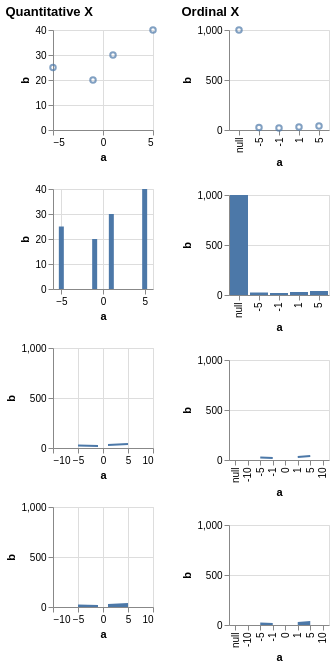

Describe this chart as a Vega-Lite specification.
### Vega specification from a JSON file in a GitHub repository (floating-point values rounded to 4 significant figures)
{"$schema": "https://vega.github.io/schema/vega/v5.json", "description": "Testing invalid", "background": "white", "padding": 5, "data": [{"name": "source_0", "values": [{"a": null, "b": 1000}, {"a": -10, "b": null}, {"a": -5, "b": 25}, {"a": -1, "b": 20}, {"a": 0, "b": null}, {"a": 1, "b": 30}, {"a": 5, "b": 40}, {"a": 10, "b": null}]}, {"name": "data_0", "source": "source_0", "transform": [{"type": "formula", "expr": "toNumber(datum[\"a\"])", "as": "a"}]}, {"name": "data_2", "source": "data_0", "transform": [{"type": "filter", "expr": "isValid(datum[\"a\"]) && isFinite(+datum[\"a\"]) && isValid(datum[\"b\"]) && isFinite(+datum[\"b\"])"}]}, {"name": "data_3", "source": "data_0", "transform": [{"type": "stack", "groupby": ["a"], "field": "b", "sort": {"field": [], "order": []}, "as": ["b_start", "b_end"], "offset": "zero"}, {"type": "filter", "expr": "isValid(datum[\"a\"]) && isFinite(+datum[\"a\"]) && isValid(datum[\"b\"]) && isFinite(+datum[\"b\"])"}]}, {"name": "data_4", "source": "data_0", "transform": [{"type": "impute", "field": "b", "groupby": [], "key": "a", "method": "value", "value": 0}, {"type": "stack", "groupby": ["a"], "field": "b", "sort": {"field": [], "order": []}, "as": ["b_start", "b_end"], "offset": "zero"}]}, {"name": "data_5", "source": "data_0", "transform": [{"type": "filter", "expr": "isValid(datum[\"b\"]) && isFinite(+datum[\"b\"])"}]}, {"name": "data_6", "source": "data_0", "transform": [{"type": "stack", "groupby": ["a"], "field": "b", "sort": {"field": [], "order": []}, "as": ["b_start", "b_end"], "offset": "zero"}, {"type": "filter", "expr": "isValid(datum[\"b\"]) && isFinite(+datum[\"b\"])"}]}, {"name": "data_7", "source": "data_0", "transform": [{"type": "impute", "field": "b", "groupby": [], "key": "a", "method": "value", "value": 0}, {"type": "stack", "groupby": ["a"], "field": "b", "sort": {"field": [], "order": []}, "as": ["b_start", "b_end"], "offset": "zero"}]}], "signals": [{"name": "childWidth", "value": 100}, {"name": "concat_0_childHeight", "value": 100}, {"name": "concat_1_childHeight", "value": 100}], "layout": {"padding": 20, "bounds": "full", "align": "each"}, "marks": [{"type": "group", "name": "concat_0_group", "title": {"text": "Quantitative X", "anchor": "start"}, "layout": {"padding": 20, "columns": 1, "bounds": "full", "align": "each"}, "marks": [{"type": "group", "name": "concat_0_concat_0_group", "style": "cell", "encode": {"update": {"width": {"signal": "childWidth"}, "height": {"signal": "concat_0_childHeight"}}}, "marks": [{"name": "concat_0_concat_0_marks", "type": "symbol", "style": ["point"], "from": {"data": "data_2"}, "encode": {"update": {"opacity": {"value": 0.7}, "fill": {"value": "transparent"}, "stroke": {"value": "#4c78a8"}, "ariaRoleDescription": {"value": "point"}, "description": {"signal": "\"a: \" + (format(datum[\"a\"], \"\")) + \"; b: \" + (format(datum[\"b\"], \"\"))"}, "x": {"scale": "concat_0_concat_0_x", "field": "a"}, "y": {"scale": "concat_0_concat_0_y", "field": "b"}}}}], "axes": [{"scale": "concat_0_concat_0_x", "orient": "bottom", "gridScale": "concat_0_concat_0_y", "grid": true, "tickCount": {"signal": "ceil(childWidth/40)"}, "domain": false, "labels": false, "aria": false, "maxExtent": 0, "minExtent": 0, "ticks": false, "zindex": 0}, {"scale": "concat_0_concat_0_y", "orient": "left", "gridScale": "concat_0_concat_0_x", "grid": true, "tickCount": {"signal": "ceil(concat_0_childHeight/40)"}, "domain": false, "labels": false, "aria": false, "maxExtent": 0, "minExtent": 0, "ticks": false, "zindex": 0}, {"scale": "concat_0_concat_0_x", "orient": "bottom", "grid": false, "title": "a", "labelFlush": true, "labelOverlap": true, "tickCount": {"signal": "ceil(childWidth/40)"}, "zindex": 0}, {"scale": "concat_0_concat_0_y", "orient": "left", "grid": false, "title": "b", "labelOverlap": true, "tickCount": {"signal": "ceil(concat_0_childHeight/40)"}, "zindex": 0}]}, {"type": "group", "name": "concat_0_concat_1_group", "style": "cell", "encode": {"update": {"width": {"signal": "childWidth"}, "height": {"signal": "concat_0_childHeight"}}}, "marks": [{"name": "concat_0_concat_1_marks", "type": "rect", "style": ["bar"], "from": {"data": "data_3"}, "encode": {"update": {"fill": {"value": "#4c78a8"}, "ariaRoleDescription": {"value": "bar"}, "description": {"signal": "\"a: \" + (format(datum[\"a\"], \"\")) + \"; b: \" + (format(datum[\"b\"], \"\"))"}, "xc": {"scale": "concat_0_concat_1_x", "field": "a"}, "width": {"value": 5}, "y": {"scale": "concat_0_concat_1_y", "field": "b_end"}, "y2": {"scale": "concat_0_concat_1_y", "field": "b_start"}}}}], "axes": [{"scale": "concat_0_concat_1_x", "orient": "bottom", "gridScale": "concat_0_concat_1_y", "grid": true, "tickCount": {"signal": "ceil(childWidth/40)"}, "domain": false, "labels": false, "aria": false, "maxExtent": 0, "minExtent": 0, "ticks": false, "zindex": 0}, {"scale": "concat_0_concat_1_y", "orient": "left", "gridScale": "concat_0_concat_1_x", "grid": true, "tickCount": {"signal": "ceil(concat_0_childHeight/40)"}, "domain": false, "labels": false, "aria": false, "maxExtent": 0, "minExtent": 0, "ticks": false, "zindex": 0}, {"scale": "concat_0_concat_1_x", "orient": "bottom", "grid": false, "title": "a", "labelFlush": true, "labelOverlap": true, "tickCount": {"signal": "ceil(childWidth/40)"}, "zindex": 0}, {"scale": "concat_0_concat_1_y", "orient": "left", "grid": false, "title": "b", "labelOverlap": true, "tickCount": {"signal": "ceil(concat_0_childHeight/40)"}, "zindex": 0}]}, {"type": "group", "name": "concat_0_concat_2_group", "style": "cell", "encode": {"update": {"width": {"signal": "childWidth"}, "height": {"signal": "concat_0_childHeight"}}}, "marks": [{"name": "concat_0_concat_2_marks", "type": "line", "style": ["line"], "sort": {"field": "datum[\"a\"]"}, "from": {"data": "data_0"}, "encode": {"update": {"stroke": {"value": "#4c78a8"}, "description": {"signal": "\"a: \" + (format(datum[\"a\"], \"\")) + \"; b: \" + (format(datum[\"b\"], \"\"))"}, "x": {"scale": "concat_0_concat_2_x", "field": "a"}, "y": {"scale": "concat_0_concat_2_y", "field": "b"}, "defined": {"signal": "isValid(datum[\"a\"]) && isFinite(+datum[\"a\"]) && isValid(datum[\"b\"]) && isFinite(+datum[\"b\"])"}}}}], "axes": [{"scale": "concat_0_concat_2_x", "orient": "bottom", "gridScale": "concat_0_concat_2_y", "grid": true, "tickCount": {"signal": "ceil(childWidth/40)"}, "domain": false, "labels": false, "aria": false, "maxExtent": 0, "minExtent": 0, "ticks": false, "zindex": 0}, {"scale": "concat_0_concat_2_y", "orient": "left", "gridScale": "concat_0_concat_2_x", "grid": true, "tickCount": {"signal": "ceil(concat_0_childHeight/40)"}, "domain": false, "labels": false, "aria": false, "maxExtent": 0, "minExtent": 0, "ticks": false, "zindex": 0}, {"scale": "concat_0_concat_2_x", "orient": "bottom", "grid": false, "title": "a", "labelFlush": true, "labelOverlap": true, "tickCount": {"signal": "ceil(childWidth/40)"}, "zindex": 0}, {"scale": "concat_0_concat_2_y", "orient": "left", "grid": false, "title": "b", "labelOverlap": true, "tickCount": {"signal": "ceil(concat_0_childHeight/40)"}, "zindex": 0}]}, {"type": "group", "name": "concat_0_concat_3_group", "style": "cell", "encode": {"update": {"width": {"signal": "childWidth"}, "height": {"signal": "concat_0_childHeight"}}}, "marks": [{"name": "concat_0_concat_3_marks", "type": "area", "style": ["area"], "sort": {"field": "datum[\"a\"]"}, "from": {"data": "data_4"}, "encode": {"update": {"orient": {"value": "vertical"}, "fill": {"value": "#4c78a8"}, "description": {"signal": "\"a: \" + (format(datum[\"a\"], \"\")) + \"; b: \" + (format(datum[\"b\"], \"\"))"}, "x": {"scale": "concat_0_concat_3_x", "field": "a"}, "y": {"scale": "concat_0_concat_3_y", "field": "b_end"}, "y2": {"scale": "concat_0_concat_3_y", "field": "b_start"}, "defined": {"signal": "isValid(datum[\"a\"]) && isFinite(+datum[\"a\"]) && isValid(datum[\"b\"]) && isFinite(+datum[\"b\"])"}}}}], "axes": [{"scale": "concat_0_concat_3_x", "orient": "bottom", "gridScale": "concat_0_concat_3_y", "grid": true, "tickCount": {"signal": "ceil(childWidth/40)"}, "domain": false, "labels": false, "aria": false, "maxExtent": 0, "minExtent": 0, "ticks": false, "zindex": 0}, {"scale": "concat_0_concat_3_y", "orient": "left", "gridScale": "concat_0_concat_3_x", "grid": true, "tickCount": {"signal": "ceil(concat_0_childHeight/40)"}, "domain": false, "labels": false, "aria": false, "maxExtent": 0, "minExtent": 0, "ticks": false, "zindex": 0}, {"scale": "concat_0_concat_3_x", "orient": "bottom", "grid": false, "title": "a", "labelFlush": true, "labelOverlap": true, "tickCount": {"signal": "ceil(childWidth/40)"}, "zindex": 0}, {"scale": "concat_0_concat_3_y", "orient": "left", "grid": false, "title": "b", "labelOverlap": true, "tickCount": {"signal": "ceil(concat_0_childHeight/40)"}, "zindex": 0}]}]}, {"type": "group", "name": "concat_1_group", "title": {"text": "Ordinal X", "anchor": "start"}, "layout": {"padding": 20, "columns": 1, "bounds": "full", "align": "each"}, "marks": [{"type": "group", "name": "concat_1_concat_0_group", "style": "cell", "encode": {"update": {"width": {"signal": "childWidth"}, "height": {"signal": "concat_1_childHeight"}}}, "marks": [{"name": "concat_1_concat_0_marks", "type": "symbol", "style": ["point"], "from": {"data": "data_5"}, "encode": {"update": {"opacity": {"value": 0.7}, "fill": {"value": "transparent"}, "stroke": {"value": "#4c78a8"}, "ariaRoleDescription": {"value": "point"}, "description": {"signal": "\"a: \" + (isValid(datum[\"a\"]) ? datum[\"a\"] : \"\"+datum[\"a\"]) + \"; b: \" + (format(datum[\"b\"], \"\"))"}, "x": {"scale": "concat_1_concat_0_x", "field": "a"}, "y": {"scale": "concat_1_concat_0_y", "field": "b"}}}}], "axes": [{"scale": "concat_1_concat_0_y", "orient": "left", "gridScale": "concat_1_concat_0_x", "grid": true, "tickCount": {"signal": "ceil(concat_1_childHeight/40)"}, "domain": false, "labels": false, "aria": false, "maxExtent": 0, "minExtent": 0, "ticks": false, "zindex": 0}, {"scale": "concat_1_concat_0_x", "orient": "bottom", "grid": false, "title": "a", "labelAlign": "right", "labelAngle": 270, "labelBaseline": "middle", "zindex": 0}, {"scale": "concat_1_concat_0_y", "orient": "left", "grid": false, "title": "b", "labelOverlap": true, "tickCount": {"signal": "ceil(concat_1_childHeight/40)"}, "zindex": 0}]}, {"type": "group", "name": "concat_1_concat_1_group", "style": "cell", "encode": {"update": {"width": {"signal": "childWidth"}, "height": {"signal": "concat_1_childHeight"}}}, "marks": [{"name": "concat_1_concat_1_marks", "type": "rect", "style": ["bar"], "from": {"data": "data_6"}, "encode": {"update": {"fill": {"value": "#4c78a8"}, "ariaRoleDescription": {"value": "bar"}, "description": {"signal": "\"a: \" + (isValid(datum[\"a\"]) ? datum[\"a\"] : \"\"+datum[\"a\"]) + \"; b: \" + (format(datum[\"b\"], \"\"))"}, "x": {"scale": "concat_1_concat_1_x", "field": "a"}, "width": {"signal": "max(0.25, bandwidth('concat_1_concat_1_x'))"}, "y": {"scale": "concat_1_concat_1_y", "field": "b_end"}, "y2": {"scale": "concat_1_concat_1_y", "field": "b_start"}}}}], "axes": [{"scale": "concat_1_concat_1_y", "orient": "left", "gridScale": "concat_1_concat_1_x", "grid": true, "tickCount": {"signal": "ceil(concat_1_childHeight/40)"}, "domain": false, "labels": false, "aria": false, "maxExtent": 0, "minExtent": 0, "ticks": false, "zindex": 0}, {"scale": "concat_1_concat_1_x", "orient": "bottom", "grid": false, "title": "a", "labelAlign": "right", "labelAngle": 270, "labelBaseline": "middle", "zindex": 0}, {"scale": "concat_1_concat_1_y", "orient": "left", "grid": false, "title": "b", "labelOverlap": true, "tickCount": {"signal": "ceil(concat_1_childHeight/40)"}, "zindex": 0}]}, {"type": "group", "name": "concat_1_concat_2_group", "style": "cell", "encode": {"update": {"width": {"signal": "childWidth"}, "height": {"signal": "concat_1_childHeight"}}}, "marks": [{"name": "concat_1_concat_2_marks", "type": "line", "style": ["line"], "sort": {"field": "datum[\"a\"]"}, "from": {"data": "data_0"}, "encode": {"update": {"stroke": {"value": "#4c78a8"}, "description": {"signal": "\"a: \" + (isValid(datum[\"a\"]) ? datum[\"a\"] : \"\"+datum[\"a\"]) + \"; b: \" + (format(datum[\"b\"], \"\"))"}, "x": {"scale": "concat_1_concat_2_x", "field": "a"}, "y": {"scale": "concat_1_concat_2_y", "field": "b"}, "defined": {"signal": "isValid(datum[\"b\"]) && isFinite(+datum[\"b\"])"}}}}], "axes": [{"scale": "concat_1_concat_2_y", "orient": "left", "gridScale": "concat_1_concat_2_x", "grid": true, "tickCount": {"signal": "ceil(concat_1_childHeight/40)"}, "domain": false, "labels": false, "aria": false, "maxExtent": 0, "minExtent": 0, "ticks": false, "zindex": 0}, {"scale": "concat_1_concat_2_x", "orient": "bottom", "grid": false, "title": "a", "labelAlign": "right", "labelAngle": 270, "labelBaseline": "middle", "zindex": 0}, {"scale": "concat_1_concat_2_y", "orient": "left", "grid": false, "title": "b", "labelOverlap": true, "tickCount": {"signal": "ceil(concat_1_childHeight/40)"}, "zindex": 0}]}, {"type": "group", "name": "concat_1_concat_3_group", "style": "cell", "encode": {"update": {"width": {"signal": "childWidth"}, "height": {"signal": "concat_1_childHeight"}}}, "marks": [{"name": "concat_1_concat_3_marks", "type": "area", "style": ["area"], "sort": {"field": "datum[\"a\"]"}, "from": {"data": "data_7"}, "encode": {"update": {"orient": {"value": "vertical"}, "fill": {"value": "#4c78a8"}, "description": {"signal": "\"a: \" + (isValid(datum[\"a\"]) ? datum[\"a\"] : \"\"+datum[\"a\"]) + \"; b: \" + (format(datum[\"b\"], \"\"))"}, "x": {"scale": "concat_1_concat_3_x", "field": "a"}, "y": {"scale": "concat_1_concat_3_y", "field": "b_end"}, "y2": {"scale": "concat_1_concat_3_y", "field": "b_start"}, "defined": {"signal": "isValid(datum[\"b\"]) && isFinite(+datum[\"b\"])"}}}}], "axes": [{"scale": "concat_1_concat_3_y", "orient": "left", "gridScale": "concat_1_concat_3_x", "grid": true, "tickCount": {"signal": "ceil(concat_1_childHeight/40)"}, "domain": false, "labels": false, "aria": false, "maxExtent": 0, "minExtent": 0, "ticks": false, "zindex": 0}, {"scale": "concat_1_concat_3_x", "orient": "bottom", "grid": false, "title": "a", "labelAlign": "right", "labelAngle": 270, "labelBaseline": "middle", "zindex": 0}, {"scale": "concat_1_concat_3_y", "orient": "left", "grid": false, "title": "b", "labelOverlap": true, "tickCount": {"signal": "ceil(concat_1_childHeight/40)"}, "zindex": 0}]}]}], "scales": [{"name": "concat_0_concat_0_x", "type": "linear", "domain": {"data": "data_2", "field": "a"}, "range": [0, {"signal": "childWidth"}], "nice": true, "zero": true}, {"name": "concat_0_concat_0_y", "type": "linear", "domain": {"data": "data_2", "field": "b"}, "range": [{"signal": "concat_0_childHeight"}, 0], "nice": true, "zero": true}, {"name": "concat_0_concat_1_x", "type": "linear", "domain": {"data": "data_3", "field": "a"}, "range": [0, {"signal": "childWidth"}], "nice": true, "zero": false, "padding": 5}, {"name": "concat_0_concat_1_y", "type": "linear", "domain": {"data": "data_3", "fields": ["b_start", "b_end"]}, "range": [{"signal": "concat_0_childHeight"}, 0], "nice": true, "zero": true}, {"name": "concat_0_concat_2_x", "type": "linear", "domain": {"data": "data_0", "field": "a"}, "range": [0, {"signal": "childWidth"}], "nice": true, "zero": false}, {"name": "concat_0_concat_2_y", "type": "linear", "domain": {"data": "data_0", "field": "b"}, "range": [{"signal": "concat_0_childHeight"}, 0], "nice": true, "zero": true}, {"name": "concat_0_concat_3_x", "type": "linear", "domain": {"data": "data_4", "field": "a"}, "range": [0, {"signal": "childWidth"}], "nice": true, "zero": false}, {"name": "concat_0_concat_3_y", "type": "linear", "domain": {"data": "data_4", "fields": ["b_start", "b_end"]}, "range": [{"signal": "concat_0_childHeight"}, 0], "nice": true, "zero": true}, {"name": "concat_1_concat_0_x", "type": "point", "domain": {"data": "data_5", "field": "a", "sort": true}, "range": [0, {"signal": "childWidth"}], "padding": 0.5}, {"name": "concat_1_concat_0_y", "type": "linear", "domain": {"data": "data_5", "field": "b"}, "range": [{"signal": "concat_1_childHeight"}, 0], "nice": true, "zero": true}, {"name": "concat_1_concat_1_x", "type": "band", "domain": {"data": "data_6", "field": "a", "sort": true}, "range": [0, {"signal": "childWidth"}], "paddingInner": 0.1, "paddingOuter": 0.05}, {"name": "concat_1_concat_1_y", "type": "linear", "domain": {"data": "data_6", "fields": ["b_start", "b_end"]}, "range": [{"signal": "concat_1_childHeight"}, 0], "nice": true, "zero": true}, {"name": "concat_1_concat_2_x", "type": "point", "domain": {"data": "data_0", "field": "a", "sort": true}, "range": [0, {"signal": "childWidth"}], "padding": 0.5}, {"name": "concat_1_concat_2_y", "type": "linear", "domain": {"data": "data_0", "field": "b"}, "range": [{"signal": "concat_1_childHeight"}, 0], "nice": true, "zero": true}, {"name": "concat_1_concat_3_x", "type": "point", "domain": {"data": "data_7", "field": "a", "sort": true}, "range": [0, {"signal": "childWidth"}], "padding": 0.5}, {"name": "concat_1_concat_3_y", "type": "linear", "domain": {"data": "data_7", "fields": ["b_start", "b_end"]}, "range": [{"signal": "concat_1_childHeight"}, 0], "nice": true, "zero": true}]}
